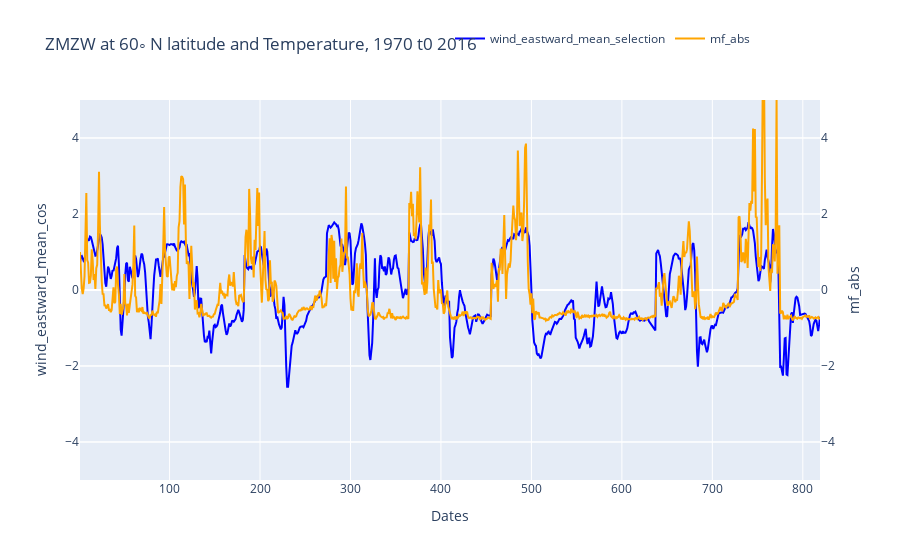

The notebook cell this image was saved under:
### Code cell
# Calculate avs and stds to plot over time for all ssw
avgs = df.mean()
devs = df.std()

for col in ['mf_abs', 'wind_eastward_mean_cos']:
    df[col] = (df[col] - avgs.loc[col]) / devs.loc[col]

# =================================================================================================
# Plot normalized absolute Momemtum flux and ZMZW with Plotly
# =================================================================================================

fig = go.Figure()

fig.add_trace(go.Scatter(x=df['index_'], y=df['wind_eastward_mean_cos'], name='wind_eastward_mean_selection', line=dict(color='blue')))
fig.add_trace(go.Scatter(x=df['index_'], y=df['mf_abs'], name='mf_abs', line=dict(color='orange'), yaxis='y2'))

# Set layout
fig.update_layout(
    yaxis=dict(
        range=[-5, 5],
        title='wind_eastward_mean_cos'
    )
    ,yaxis2=dict(
        range=[-5, 5],
        title='mf_abs',
        side='right',
        overlaying='y'
    )
    ,xaxis=dict(title='Dates'),
    title=f'ZMZW at 60◦ N latitude and Temperature, 1970 t0 2016',
    legend=dict(orientation="h", y=1.2, x=0.5))

# Show the plot
fig.show()

### Figure 1 — Plotly figure (JSON) as saved in the notebook; plotly's stock layout.template omitted (floating-point values rounded to 4 significant figures; data arrays with more than 128 entries replaced by an {"elided": "..."} marker saying what was removed)
{"data": [{"line": {"color": "blue"}, "name": "wind_eastward_mean_selection", "type": "scatter", "x": {"elided": "813 int values"}, "y": {"elided": "813 float values"}}, {"line": {"color": "orange"}, "name": "mf_abs", "type": "scatter", "x": {"elided": "813 int values"}, "y": {"elided": "813 float values"}, "yaxis": "y2"}], "layout": {"legend": {"orientation": "h", "x": 0.5, "y": 1.2}, "title": {"text": "ZMZW at 60◦ N latitude and Temperature, 1970 t0 2016"}, "xaxis": {"title": {"text": "Dates"}}, "yaxis": {"range": [-5, 5], "title": {"text": "wind_eastward_mean_cos"}}, "yaxis2": {"overlaying": "y", "range": [-5, 5], "side": "right", "title": {"text": "mf_abs"}}}}
